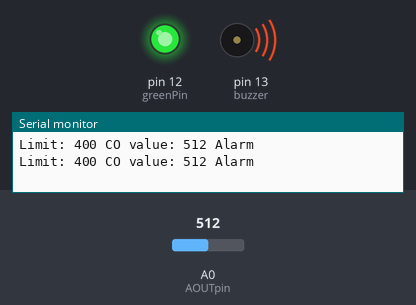
The sketch below on a simulated Arduino Uno, built with avr-gcc and run on an emulated ATmega328P. Shown: output pins drawn as LEDs (lit = HIGH), buzzer (waves = sounding), the last lines printed to the serial monitor. Dashed ring = blinking. The test bench sets the inputs (shaded band); at power-on: A0 (AOUTpin) = 512.

Above: at 2.9 s.
3.0 s: A0 (AOUTpin) set to 410
At 3.15 s:
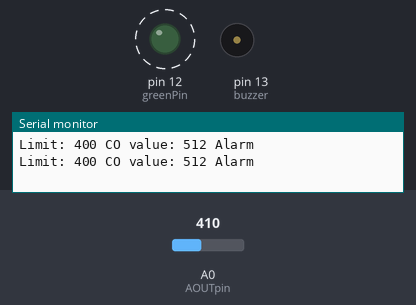
6.5 s: A0 (AOUTpin) set to 382
At 7.9 s:
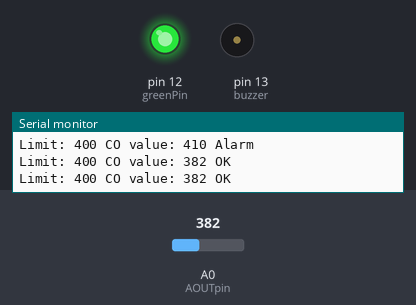
Timing chart, 0 to 9.5 s (numbered marks = the images above; inputs shaded):
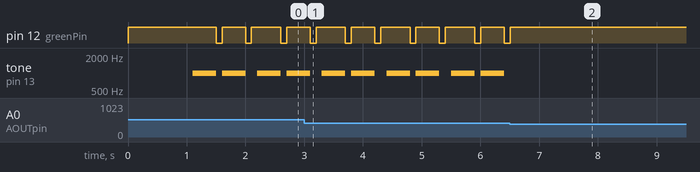

Measured:
- the behaviour switches between 400 and 399 on A0 (AOUTpin) (found by bisection; images 1 and 2)
- after the input at 6.5 s, pin 12 (greenPin): goes on until 6.5 s, then stays HIGH; tone on pin 13 (buzzer): stops changing and stays silent
- by itself, pin 12 (greenPin): alternates HIGH for 0.45 s and LOW for 0.10 s
- by itself, tone on pin 13 (buzzer): repeats every 1.1 s: 1000 Hz 0.40 s, silent 0.10 s, 1000 Hz 0.40 s, silent 0.20 s

The sketch:

SensorTest-v4.ino
```cpp
const int AOUTpin=0;
const int DOUTpin=8;
const int greenPin=12;
const int buzzer = 13;

int limit;
int value;
int ctr=0;


void setup() {
  Serial.begin(9600);
  pinMode(buzzer,OUTPUT);
  pinMode(DOUTpin,INPUT);
  pinMode(greenPin,OUTPUT);
  pinMode(buzzer, OUTPUT);
 limit = 400;
}

void loop() {
  digitalWrite(greenPin, HIGH);
  if (ctr==0){
    delay(1000);

    }
    ctr=0;
  value= analogRead(AOUTpin);
 // limit=digitalRead(DOUTpin);
  Serial.print("Limit: ");
  Serial.print(limit);
  Serial.print(" ");

  Serial.print("CO value: ");
  Serial.print(value);
  Serial.print(" ");

  delay(100);
  if (value >= limit){
  Serial.println("Alarm");
  //sequencia de barulho
  digitalWrite(greenPin, HIGH);
  tone(buzzer, 1000);
  delay(400);
  digitalWrite(greenPin, LOW);
  noTone(buzzer);
  delay(100);

  digitalWrite(greenPin, HIGH);
  tone(buzzer, 1000);
  delay(400);
  digitalWrite(greenPin, LOW);
  noTone(buzzer);
  delay(100);
  ctr=1;
}else{
  Serial.println("OK");
}

}
```
